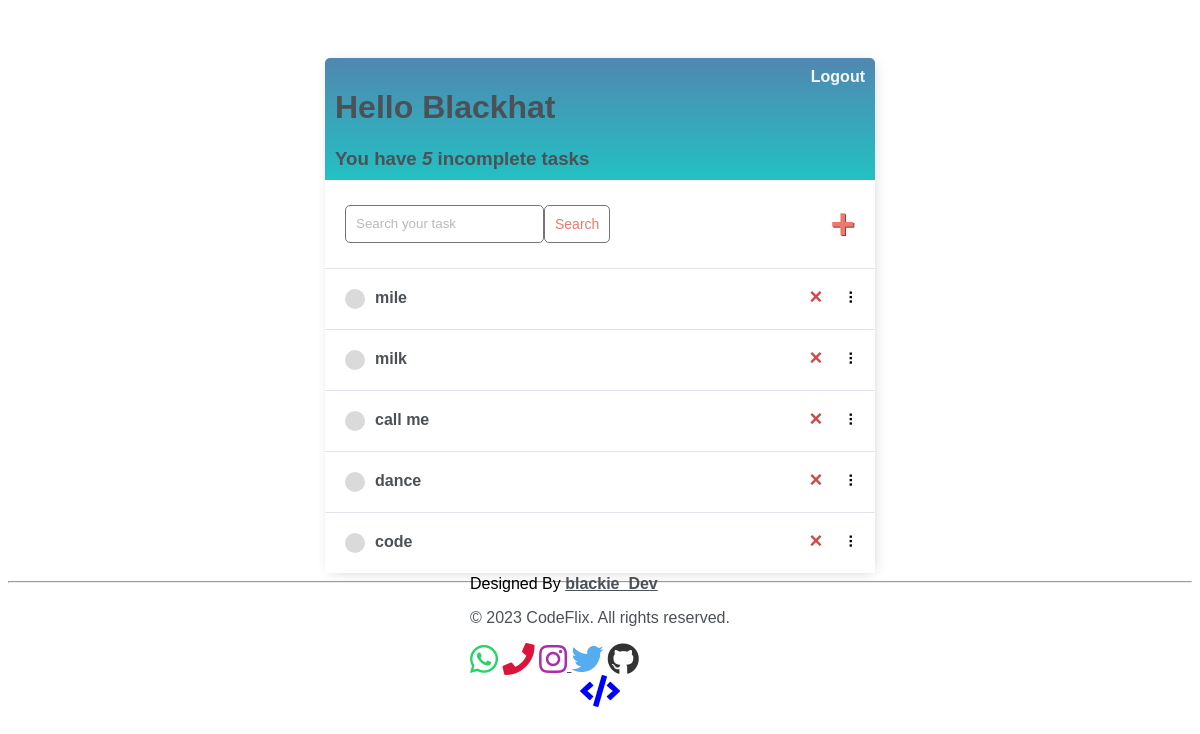
Page / (signed in) on the earlier database version.
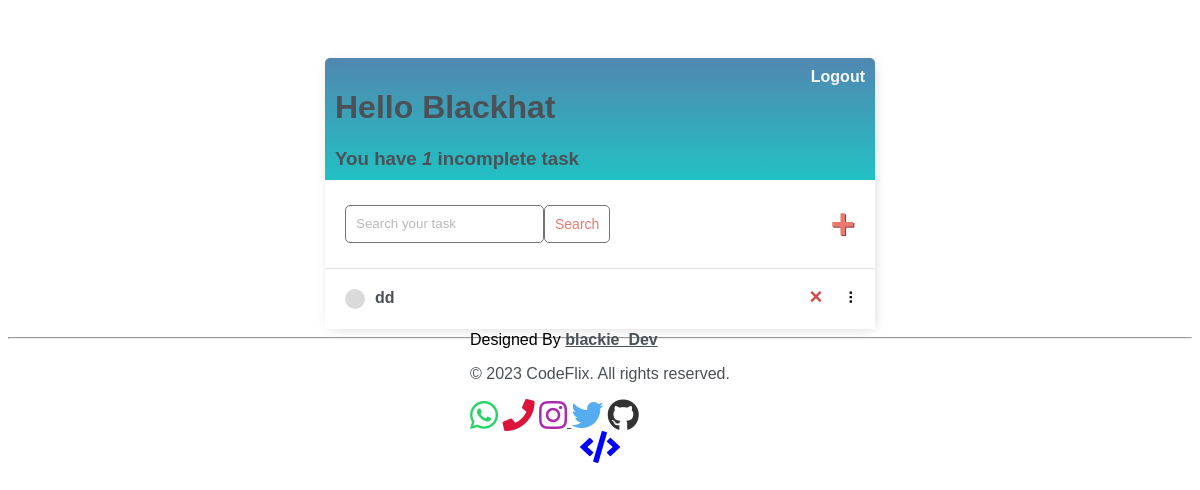
Same page on the later database version.
### base/models.py (models this page shows)
class Task(models.Model):
    user = models.ForeignKey(User, on_delete=models.CASCADE,null=True,blank=True)
    title = models.CharField(max_length=200)
    description = models.TextField(null=True,blank=True)
    complete = models.BooleanField(default=False)
    created = models.DateTimeField(auto_now_add=True)

### base/views.py (the view)
# urls.py: path('', TaskList.as_view(), name='tasks'),
class TaskList(LoginRequiredMixin, ListView):
    model = Task
    context_object_name = 'tasks'
    def get_context_data(self, **kwargs):
        context = super().get_context_data(**kwargs)
        context['tasks'] = context['tasks'].filter(user=self.request.user)
        context['count'] = context['tasks'].filter(complete=False).count()
        search_input = self.request.GET.get('search-area') or ''
        if search_input:
            context['tasks'] = context['tasks'].filter(
                title__startswith=search_input)
        context['search_input'] = search_input
        return context

### base/templates/base/Task_List.html (shortened to what this page needs)
{% extends 'base/main.html' %} {% block content %}
<div class="header-bar">
    <div>
        <h1>Hello {{request.user|title}}</h1>
        <h3 style="margin:0">You have <i>{{count}}</i> incomplete task{{ count|pluralize:"s" }}</h3>
    </div>
    {% if request.user.is_authenticated %}
    <a href="{% url 'logout' %}">Logout</a> {% else %}
    <a href="{% url 'login' %}">Login</a> {% endif %}
</div>
<div id="search-add-wrapper">
    <form method="GET" style="display: flex;">
        <input type='text' name='search-area' placeholder="Search your task" value="{{search_input}}">
        <input class="button" type="submit" value='Search'>
    </form>
    {% if tasks|length > 0 %}
    <a id="add-link" href="{% url 'task-create' %}">&#x2b;</a>
    {% endif %}
</div>
<div id="tasklist" class="task-items-wrapper">
    {% for task in tasks %}
    <div class="task-wrapper" data-position="{{task.pk}}">
        <div class="task-title">
            {% if task.complete %}
            <div class="task-complete-icon"></div>
            <i><s><a href="{% url 'task-update' task.id %}">{{task.title}}</a></s></i> {% else %}
            <div class="task-incomplete-icon"></div>
            <a href="{% url 'task-update' task.id %}">{{task.title}}</a> {% endif %}
        </div>
        <div class="task-controls">
            <a class="delete-link" href="{% url 'task-delete' task.id %}">&#215;</a>
            <span class="handle">&nbsp;&#10247;</span>
        </div>
    </div>
    {% empty %}
    <div style="text-align: center; padding-bottom: 10px; line-height: 1em;">
        <h3>No new tasks are created.</h3>
        <h3>Create a <a style="text-decoration: none; color: #e53935;" href="{% url 'task-create' %}">New task</a> ! </h3>
    </div>
    {% endfor %}
</div>
{% endblock content %}

### base/templates/base/main.html (shortened to what this page needs)
<!DOCTYPE html>
<html lang="en">
<head>
    <link href="https://cdn.jsdelivr.net/npm/bootstrap-icons@1.4.1/font/bootstrap-icons.css" rel="stylesheet">
    <link rel="stylesheet" href="https://cdnjs.cloudflare.com/ajax/libs/font-awesome/5.15.2/css/all.min.css"/>
</head>
<body>
    <div class="container">
        {% block content %} {% endblock content %}
    </div>
    <hr>
   <footer class="footer bg-dark" style="display: flex; justify-content: center; align-items: center; height: 100px; ">
    <div class="containerx">
      <div class="row">
        Designed By <a class="border-bottom" href="https://felix-jumason.netlify.app/">blackie_Dev</a>
        <div class="col-md-6">
            <p class="text-white">&copy; 2023 CodeFlix. All rights reserved.</p>
          </div>
          <div class="col-md-6 text-center text-md-end">
            <div class="footer-menu">
                <a class="" href="https://api.whatsapp.com/send?phone=+254703198968&text=I am texting  about an app you created . And below is my Message ..."><i class="fab fa-whatsapp fa-2x" style="color: #25d366;"></i></a>
                    <a class="" href="tel:+254703198968"><i class="fa fa-phone fa-2x" style="color: crimson;"></i></a>
                      <a class="" href="https://www.instagram.com/p.h.el.i.x/"><i class="fab fa-instagram fa-2x" style="color: #ac2bac;"></i>
                        </a>
                        <a href="https://twitter.com/360_gamerx"><i class="fab fa-twitter fa-2x" style="color: #55acee;"></i></a>
                        <a href="https://github.com/blackhat360gamer/"><i class="fab fa-github fa-2x" style="color: #333333;"></i></a>
            </div>
            <div class="portfolio"style="display: flex; justify-content: center; align-items: center;">
                <a class="nav-link text-white" href="https://felix-jumason.netlify.app/"><i class="fas fa-code fa-2x" style="color:blue"></i></a>
            </div>
        </div>
</body>
</html>

### base/templates/base/main.html (style rules this page uses)
body { background-image: url("https://img.freepik.com/free-photo/orange-watercolor-brush-stroke-background_1017-24500.jpg?w=740&t=st=1675695431~exp=1675696031~hmac=be0e23abfe83fbe7129e136746673165883ed1445395068e8368668a50895552"); background-size: cover; background-repeat: no-repeat; font-family: 'Nunito', sans-serif; padding-top: 50px; }
h1, h2, h3, h4, h5, h6, a, p { color: #4b5156 }
a { font-weight: 600; }
.container { max-width: 550px; margin: auto; background-color: #fff; -webkit-box-shadow: 2px 2px 13px -4px rgba(0, 0, 0, 0.21); box-shadow: 2px 2px 13px -4px rgba(0, 0, 0, 0.21); }
input { outline: none; border: none; }
.header-bar { display: flex; justify-content: space-between; color: #fff; padding: 10px; border-radius: 5px 5px 0 0; background: linear-gradient(0deg, rgba(34,193,195,1) 0%, rgba(59,120,167,0.8913690476190477) 100%); }
.header-bar a { color: rgb(247, 247, 247); text-decoration: none; }
.task-wrapper { display: flex; align-items: center; justify-content: space-between; background-color: #fff; border-top: 1px solid #dfe4ea; overflow: hidden; }
.task-title { display: flex; padding: 20px; }
.task-title a { text-decoration: none; color: #4b5156; margin-left: 10px; }
.task-incomplete-icon { height: 20px; width: 20px; background-color: rgb(218, 218, 218); border-radius: 50%; }
.delete-link { text-decoration: none; font-weight: 900; color: #cf4949; font-size: 22px; line-height: 0; padding: 20px 0px; }
.handle { display: inline-block; padding: 20px 16px; cursor: grab; user-select: none; }
.handle:after, .handle:before { display: block; content: ""; }
#add-link { color: #EB796F; text-decoration: none; font-size: 42px; text-shadow: 1px 1px #81413b; }
#search-add-wrapper { display: flex; justify-content: space-between; align-items: center; padding: 20px; }
input[type=text], input[type=password], textarea { border: 1px solid #757575; border-radius: 5px; padding: 10px; width: 90%; }
::placeholder { font-weight: 300; opacity: 0.5; }
.button { border: 1px solid #757575; background-color: #FFF; color: #EB796F; padding: 10px; font-size: 14px; border-radius: 5px; cursor: pointer; text-decoration: none; }

Differences in the rows shown:
removed Task: title "mile"
removed Task: title "milk"
removed Task: title "call me"
removed Task: title "dance"
removed Task: title "code"
added Task: title "dd"
Other differences:
{{ count }}: "5" → "1"
